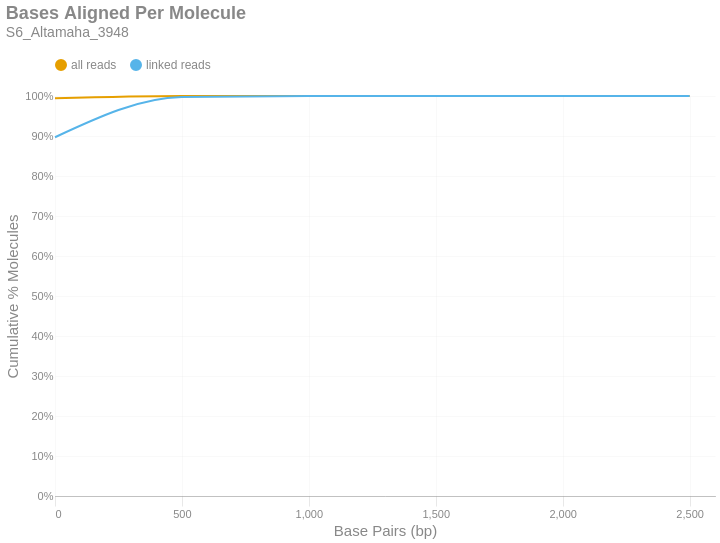

Notebook code for this chart:
### Markdown cell above
### Bases Aligned Per Molecule
This is a cumulative frequency distribution showing the number of base pairs aligned per unique molecule. These data are shown in 500 bp bins. There are two distributions: one with `all reads` (yellow) and another with only `linked reads` (blue). The percent of molecules in the `linked reads` distribution is relative to the total number of linked molecules.

### Code cell
if SKIPLR:
    print_html(f"Skipped")
else:
    binned_df = consolidated_hist(valids['aligned_bp'], mask, 500, True)
    with SafeRender(binned_df):
        (
            density_plot(binned_df, 'Bases Aligned Per Molecule', samplename, 'basesper')
            .encode(
                x=alt.X('bin:Q', title="Base Pairs (bp)").axis(tickMinStep=500).scale(padding=0),
                y=alt.Y('value:Q', title='Cumulative % Molecules')
                    .axis(format='%')
                    .scale(domain = [0,1])
                    .stack(False),
                color=alt.Color("key:N").scale(domain = ["all reads", "linked reads"]),
                tooltip = [
                    alt.Tooltip("key:N", title = "Data Type"),
                    alt.Tooltip("range_label:N", title="Bases Aligned Per Molecule"),
                    alt.Tooltip("value:Q", format = ".2%", title="% Molecules (Cum.)")
                ]
            )
        ).display()

### Figure 1 — Vega-Lite specification as saved in the notebook (floating-point values rounded to 4 significant figures)
{"width": "container", "height": 400, "config": {"title": {"anchor": "start", "dy": -15, "fontSize": 18, "color": "#888888", "subtitleColor": "#888888", "subtitleFontSize": 14}, "arc": {"fill": "#0072B2"}, "axis": {"domainColor": "#888888", "domainWidth": 0.5, "gridWidth": 0.2, "grid": false, "titleFontWeight": 400, "titleFontSize": 15, "labelFontSize": 11, "labelColor": "#888888", "tickColor": "#888888", "tickWidth": 0.2, "titleColor": "#888888"}, "axisBand": {"grid": false}, "axisX": {"grid": true, "tickSize": 10, "domainCap": "round"}, "axisY": {"domain": false, "grid": true, "tickSize": 0, "domainCap": "round"}, "background": "transparent", "header": {"labelFontSize": 15, "labelColor": "#888888", "titleFontSize": 15, "titleFontWeight": 600, "titleColor": "#888888"}, "legend": {"labelFont": "sans-serif", "labelFontSize": 12, "labelColor": "#888888", "symbolSize": 100, "symbolType": "circle", "titleFontSize": 12, "titlePadding": 10, "titleColor": "#888888", "title": null, "orient": "top"}, "range": {"category": ["#E69F00", "#56B4E9", "#009E73", "#F0E442", "#0072B2", "#D55E00", "#CC79A7", "#000000"], "diverging": ["#cfe8f3", "#a2d4ec", "#73bfe2", "#46abdb", "#1696d2", "#12719e"]}, "area": {"fill": "#0072B2", "fillOpacity": 0.7, "line": true, "strokeOpacity": 0.7}, "line": {"color": "#0072B2", "stroke": "#0072B2", "strokeWidth": 2}, "trail": {"color": "#0072B2", "stroke": "#0072B2", "strokeWidth": 0, "size": 1}, "point": {"filled": true, "fillOpacity": 1.0, "size": 95}, "text": {"color": "#888888", "fontSize": 11, "align": "right", "fontWeight": 400, "size": 11}, "bar": {"fill": "#0072B2", "stroke": null}, "view": {"stroke": null, "continuousWidth": 660, "continuousHeight": 400}}, "data": {"name": "data-44a22719ddaa20a4a507ea57d8fe4abc"}, "mark": {"type": "line", "interpolate": "monotone", "point": {"opacity": 0, "size": 275}}, "encoding": {"color": {"field": "key", "scale": {"domain": ["all reads", "linked reads"]}, "type": "nominal"}, "tooltip": [{"field": "key", "title": "Data Type", "type": "nominal"}, {"field": "range_label", "title": "Bases Aligned Per Molecule", "type": "nominal"}, {"field": "value", "format": ".2%", "title": "% Molecules (Cum.)", "type": "quantitative"}], "x": {"axis": {"tickMinStep": 500}, "field": "bin", "scale": {"padding": 0}, "title": "Base Pairs (bp)", "type": "quantitative"}, "y": {"axis": {"format": "%"}, "field": "value", "scale": {"domain": [0, 1]}, "stack": false, "title": "Cumulative % Molecules", "type": "quantitative"}}, "params": [{"name": "param_c36ac31b6afebe62", "select": {"type": "point", "fields": ["key"]}, "bind": "legend"}], "title": {"text": "Bases Aligned Per Molecule", "subtitle": "S6_Altamaha_3948"}, "transform": [{"fold": ["all reads (cumsum)", "linked reads (cumsum)"]}, {"calculate": "replace(datum.key, ' (cumsum)', '')", "as": "key"}, {"filter": {"param": "param_c36ac31b6afebe62"}}], "usermeta": {"embedOptions": {"downloadFileName": "S6_Altamaha_3948.basesper"}}, "$schema": "https://vega.github.io/schema/vega-lite/v6.1.0.json", "datasets": {"data-44a22719ddaa20a4a507ea57d8fe4abc": [{"bin": "0.0", "interval": "0.0-500.0", "all reads": 0.9942, "linked reads": 0.8968, "all reads (cumsum)": 0.9942, "linked reads (cumsum)": 0.8968, "range_label": "0-499"}, {"bin": "500.0", "interval": "500.0-1000.0", "all reads": 0.00565, "linked reads": 0.1003, "all reads (cumsum)": 0.9998, "linked reads (cumsum)": 0.9972, "range_label": "500-999"}, {"bin": "1000.0", "interval": "1000.0-1500.0", "all reads": 0.0001752, "linked reads": 0.002669, "all reads (cumsum)": 1.0, "linked reads (cumsum)": 0.9999, "range_label": "1000-1499"}, {"bin": "1500.0", "interval": "1500.0-2000.0", "all reads": 9.426e-06, "linked reads": 0.0001227, "all reads (cumsum)": 1.0, "linked reads (cumsum)": 1.0, "range_label": "1500-1999"}, {"bin": "2000.0", "interval": "2000.0-2500.0", "all reads": 1.3e-06, "linked reads": 1.227e-05, "all reads (cumsum)": 1.0, "linked reads (cumsum)": 1.0, "range_label": "2000-2499"}, {"bin": "2500.0", "interval": "2500.0-3000.0", "all reads": 3.25e-07, "linked reads": 0.0, "all reads (cumsum)": 1.0, "linked reads (cumsum)": 1.0, "range_label": "2500-2999"}]}}
